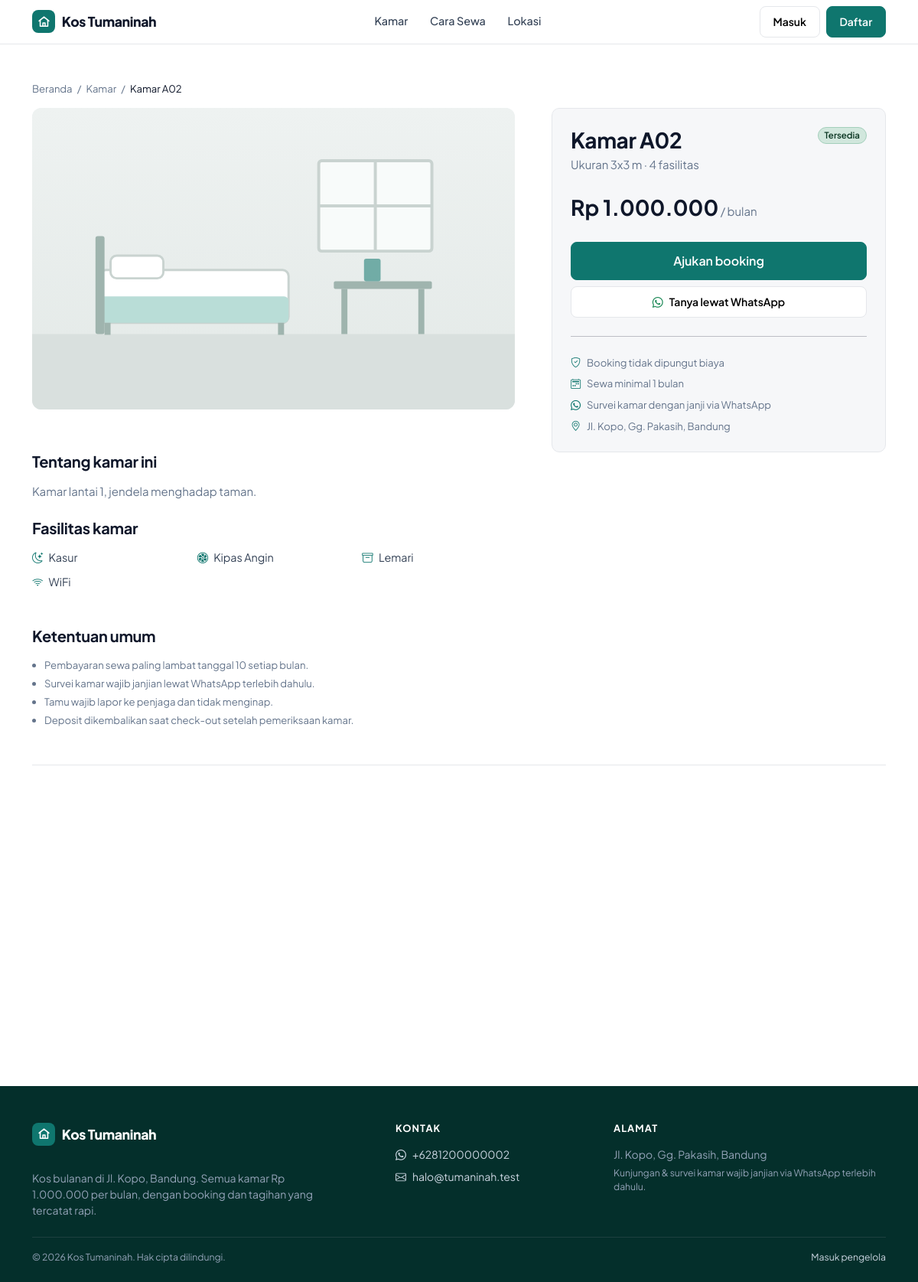
Screenshot of /kamar.php?id=2 with the database file from the repository.
### tables this page shows
CREATE TABLE kamar (
    id              INT UNSIGNED AUTO_INCREMENT PRIMARY KEY,
    nomor_kamar     VARCHAR(10) NOT NULL UNIQUE,
    harga_per_bulan INT UNSIGNED NOT NULL DEFAULT 1000000,
    ukuran          VARCHAR(20),
    status          ENUM('kosong','terisi','perbaikan') NOT NULL DEFAULT 'kosong',
    deskripsi       TEXT,
    created_at      DATETIME NOT NULL DEFAULT CURRENT_TIMESTAMP
);

### kamar.php (the view, shortened to what this page needs)
<?php
require_once __DIR__ . '/includes/functions.php';
$k = q('SELECT * FROM kamar WHERE id = ?', [(int) ($_GET['id'] ?? 0)])->fetch();
$foto = q('SELECT path FROM foto_kamar WHERE kamar_id = ? ORDER BY id', [$k['id']])->fetchAll(PDO::FETCH_COLUMN);
$fasilitas = fasilitas_map()[$k['id']] ?? [];
$waText = rawurlencode("Halo " . APP_NAME . ", saya tertarik dengan Kamar {$k['nomor_kamar']}. Apakah masih tersedia, dan kapan saya bisa melihat kamarnya?");
$lainnya = q(
    "SELECT k.*, (SELECT path FROM foto_kamar f WHERE f.kamar_id = k.id ORDER BY f.id LIMIT 1) AS foto
     FROM kamar k WHERE k.status = 'kosong' AND k.id <> ? ORDER BY ABS(k.harga_per_bulan - ?) LIMIT 3",
    [$k['id'], $k['harga_per_bulan']]
)->fetchAll();
$ikon = [
    'AC' => 'snow', 'Kipas Angin' => 'fan', 'WiFi' => 'wifi', 'Kamar Mandi Dalam' => 'droplet',
    'Kasur' => 'moon-stars', 'Lemari' => 'archive', 'Meja Belajar' => 'pencil-square', 'Water Heater' => 'thermometer-half',
];
require __DIR__ . '/includes/header.php';
?>
<div class="container py-4 py-lg-5">
    <nav class="small mb-3" data-reveal>
        <a href="<?= url() ?>" class="text-muted">Beranda</a> <span class="text-muted mx-1">/</span>
        <a href="<?= url('#kamar') ?>" class="text-muted">Kamar</a> <span class="text-muted mx-1">/</span>
        <span>Kamar <?= e($k['nomor_kamar']) ?></span>
    </nav>
    <div class="row g-5">
        <div class="col-lg-7" data-reveal>
            <img src="<?= foto_url($foto[0] ?? null) ?>" class="gallery-main mb-2" id="mainFoto" alt="Foto kamar <?= e($k['nomor_kamar']) ?>">
            <div class="mt-5">
                <h2 class="h5 fw-bold mb-3">Tentang kamar ini</h2>
                <p class="text-muted"><?= nl2br(e($k['deskripsi'] ?: 'Belum ada deskripsi.')) ?></p>
            </div>
            <div class="mt-4">
                <h2 class="h5 fw-bold mb-3">Fasilitas kamar</h2>
                <div class="spec-list">
                    <?php foreach ($fasilitas as $f): ?>
                        <div><i class="bi bi-<?= $ikon[$f] ?? 'check2' ?>"></i><?= e($f) ?></div>
                    <?php endforeach; ?>
                </div>
            </div>
            <div class="mt-5">
                <h2 class="h5 fw-bold mb-3">Ketentuan umum</h2>
                <ul class="text-muted small ps-3 mb-0 d-grid gap-1">
                    <li>Pembayaran sewa paling lambat tanggal <?= JATUH_TEMPO_TANGGAL ?> setiap bulan.</li>
                    <li>Survei kamar wajib janjian lewat WhatsApp terlebih dahulu.</li>
                    <li>Tamu wajib lapor ke penjaga dan tidak menginap.</li>
                    <li>Deposit dikembalikan saat check-out setelah pemeriksaan kamar.</li>
                </ul>
            </div>
        </div>
        <div class="col-lg-5" data-reveal data-reveal-delay="100">
            <div class="card sticky-panel"><div class="card-body p-4">
                <div class="d-flex justify-content-between align-items-start mb-1">
                    <h1 class="h3 fw-bold mb-0">Kamar <?= e($k['nomor_kamar']) ?></h1>
                    <?= badge($k['status']) ?>
                </div>
                <p class="text-muted mb-4">Ukuran <?= e($k['ukuran']) ?> m &middot; <?= count($fasilitas) ?> fasilitas</p>
                <div class="mb-4">
                    <span class="fs-3 fw-bold"><?= rupiah($k['harga_per_bulan']) ?></span>
                    <span class="text-muted">/ bulan</span>
                </div>
                <?php if ($k['status'] === 'kosong'): ?>
                    <a href="<?= url('penghuni/booking.php?kamar_id=' . $k['id']) ?>" class="btn btn-primary btn-lg w-100 mb-2">Ajukan booking</a>
                <?php else: ?>
                    <div class="alert alert-secondary small mb-2">Kamar ini sedang tidak tersedia. Lihat kamar lain di bawah atau tanyakan jadwal kosong berikutnya.</div>
                <?php endif; ?>
                <a href="https://wa.me/<?= WA_NUMBER ?>?text=<?= $waText ?>" target="_blank" rel="noopener" class="btn btn-light w-100"><i class="bi bi-whatsapp me-2 text-success"></i>Tanya lewat WhatsApp</a>
                <hr class="my-4">
                <ul class="list-unstyled small text-muted mb-0 d-grid gap-2">
                    <li><i class="bi bi-shield-check me-2 text-primary"></i>Booking tidak dipungut biaya</li>
                    <li><i class="bi bi-calendar2-week me-2 text-primary"></i>Sewa minimal 1 bulan</li>
                    <li><i class="bi bi-whatsapp me-2 text-primary"></i>Survei kamar dengan janji via WhatsApp</li>
                    <li><i class="bi bi-geo-alt me-2 text-primary"></i><?= e(ALAMAT) ?></li>
                </ul>
            </div></div>
        </div>
    </div>
    <?php if ($lainnya): ?>
        <div class="mt-5 pt-4 border-top">
            <div class="row g-4">
            </div>
        </div>
    <?php endif; ?>
</div>
<?php require __DIR__ . '/includes/footer.php'; ?>

### includes/functions.php (shortened to what this page needs)
<?php
function db(): PDO
{
    static $pdo = null;
    if ($pdo === null) {
        $pdo = new PDO(
            'mysql:host=' . DB_HOST . ';dbname=' . DB_NAME . ';charset=utf8mb4',
            DB_USER,
            DB_PASS,
            [
                PDO::ATTR_ERRMODE            => PDO::ERRMODE_EXCEPTION,
                PDO::ATTR_DEFAULT_FETCH_MODE => PDO::FETCH_ASSOC,
            ]
        );
    }
    return $pdo;
}
function q(string $sql, array $params = []): PDOStatement
{
    $st = db()->prepare($sql);
    $st->execute($params);
    return $st;
}
function e($s): string
{
    return htmlspecialchars((string) $s, ENT_QUOTES, 'UTF-8');
}
function url(string $path = ''): string
{
    return BASE_URL . ltrim($path, '/');
}
function rupiah($n): string
{
    return 'Rp ' . number_format((int) $n, 0, ',', '.');
}
function badge(string $status): string
{
    $warna = [
        'kosong' => 'success', 'terisi' => 'secondary', 'perbaikan' => 'warning',
        'pending' => 'warning', 'diterima' => 'success', 'ditolak' => 'danger', 'batal' => 'secondary',
        'aktif' => 'success', 'selesai' => 'success', 'disetujui' => 'success',
        'belum' => 'danger', 'menunggu' => 'warning', 'lunas' => 'success', 'valid' => 'success',
        'baru' => 'info', 'diproses' => 'primary',
    ];
    $label = [
        'kosong' => 'Tersedia', 'pending' => 'Menunggu', 'belum' => 'Belum dibayar',
        'menunggu' => 'Diverifikasi', 'valid' => 'Terverifikasi',
    ];
    $w = $warna[$status] ?? 'secondary';
    return '<span class="badge rounded-pill bg-' . $w . '-subtle text-' . $w . '-emphasis border border-' . $w . '-subtle">'
        . e($label[$status] ?? ucfirst($status)) . '</span>';
}
function logo_svg(): string
{
    return '<svg viewBox="0 0 24 24" fill="none" stroke="currentColor" stroke-width="2.2" stroke-linecap="round" stroke-linejoin="round">'
        . '<path d="M3 10.5 12 3l9 7.5"/><path d="M5 9v11h14V9"/><path d="M10 20v-6h4v6"/></svg>';
}
function foto_url(?string $path): string
{
    return $path ? url('uploads/' . $path) : url('assets/img/no-photo.svg');
}
function fasilitas_map(): array
{
    $map = [];
    foreach (q("SELECT kf.kamar_id, f.nama FROM kamar_fasilitas kf JOIN fasilitas f ON f.id = kf.fasilitas_id ORDER BY f.nama") as $r) {
        $map[$r['kamar_id']][] = $r['nama'];
    }
    return $map;
}

### assets/css/style.css (style rules this page uses)
:root { --brand: #0f766e; --brand-hover: #115e59; --brand-active: #134e4a; --brand-soft: #e7f3f1; --ink: #0f172a; --ink-2: #334155; --muted: #64748b; --line: #e5e7eb; --canvas: #f6f7f9; --sidebar: #0f172a; --radius: 10px; --bs-body-font-family: 'Plus Jakarta Sans', system-ui, -apple-system, 'Segoe UI', Roboto, sans-serif; --bs-body-font-size: .9375rem; --bs-body-color: var(--ink); --bs-body-bg: var(--canvas); --bs-secondary-color: var(--muted); --bs-border-color: var(--line); --bs-primary: #0f766e; --bs-primary-rgb: 15, 118, 110; --bs-primary-bg-subtle: #e7f3f1; --bs-primary-border-subtle: #b9ddd7; --bs-primary-text-emphasis: #115e59; --bs-link-color: #0f766e; --bs-link-color-rgb: 15, 118, 110; --bs-link-hover-color: #115e59; --bs-link-hover-color-rgb: 17, 94, 89; }
body { -webkit-font-smoothing: antialiased; letter-spacing: -.003em; }
h1, h2, h3, h4, h5, h6, .h1, .h2, .h3, .h4, .h5, .h6 { font-weight: 700; letter-spacing: -.015em; color: var(--ink); }
a { text-decoration: none; }
.text-muted { color: var(--muted) !important; }
.btn { font-weight: 600; font-size: .875rem; padding: .55rem 1.05rem; border-radius: 8px; }
.btn-lg { padding: .75rem 1.4rem; font-size: 1rem; }
.btn-primary { --bs-btn-bg: var(--brand); --bs-btn-border-color: var(--brand); --bs-btn-hover-bg: var(--brand-hover); --bs-btn-hover-border-color: var(--brand-hover); --bs-btn-active-bg: var(--brand-active); --bs-btn-active-border-color: var(--brand-active); --bs-btn-disabled-bg: var(--brand); --bs-btn-disabled-border-color: var(--brand); }
.btn-light { --bs-btn-bg: #fff; --bs-btn-border-color: var(--line); --bs-btn-hover-bg: #f8fafc; --bs-btn-hover-border-color: #d5dae1; }
.card { border: 1px solid var(--line); border-radius: var(--radius); }
.badge { font-weight: 600; font-size: .72rem; padding: .38em .7em; }
.logo-mark svg { width: 17px; height: 17px; }
.site-body { background: #fff; }
.gallery-main { aspect-ratio: 16 / 10; object-fit: cover; width: 100%; border-radius: 12px; background: #eef1f4; }
.sticky-panel { position: sticky; top: 90px; }
.spec-list { display: grid; grid-template-columns: repeat(auto-fill, minmax(170px, 1fr)); gap: .65rem 1rem; }
.spec-list div { font-size: .9rem; color: var(--ink-2); }
.spec-list i { color: var(--brand); margin-right: .45rem; }

### assets/css/motion.css (style rules this page uses)
:root { --ease-out: cubic-bezier(.22, .61, .36, 1); --dur: .45s; }
.js [data-reveal] { opacity: 0; transform: translateY(18px); transition: opacity var(--dur) var(--ease-out), transform var(--dur) var(--ease-out); will-change: opacity, transform; }
.js [data-reveal].is-visible { opacity: 1; transform: none; }
.btn { transition: background-color .15s ease, border-color .15s ease, color .15s ease, box-shadow .15s ease, transform .1s ease; }
.card { transition: border-color .2s ease, box-shadow .2s ease, transform .2s ease; }
.gallery-main { transition: opacity .25s ease; }

### assets/css/theme.css (style rules this page uses)
:root { --deep: #042f2b; --deep-2: #0b4f48; --accent: #f59e0b; --accent-hover: #fbbf24; --mint: #5eead4; }
html { scroll-behavior: smooth; }
.site-body { overflow-x: clip; }

### rows the page displays
kamar: nomor_kamar "A02", deskripsi "Kamar lantai 1, jendela menghadap taman.", status "Tersedia", ukuran "3x3", harga_per_bulan "Rp 1.000.000"

### other values shown
APP_NAME "Kos Tumaninah"
$f "Kasur"
$f "Kipas Angin"
$f "Lemari"
$f "WiFi"
JATUH_TEMPO_TANGGAL "10"
count($fasilitas) "4"
ALAMAT "Jl. Kopo, Gg. Pakasih, Bandung"
KOTA "Bandung"
rupiah(HARGA_SEWA) "Rp 1.000.000"
WA_NUMBER "6281200000002"
EMAIL_KONTAK "halo@tumaninah.test"
